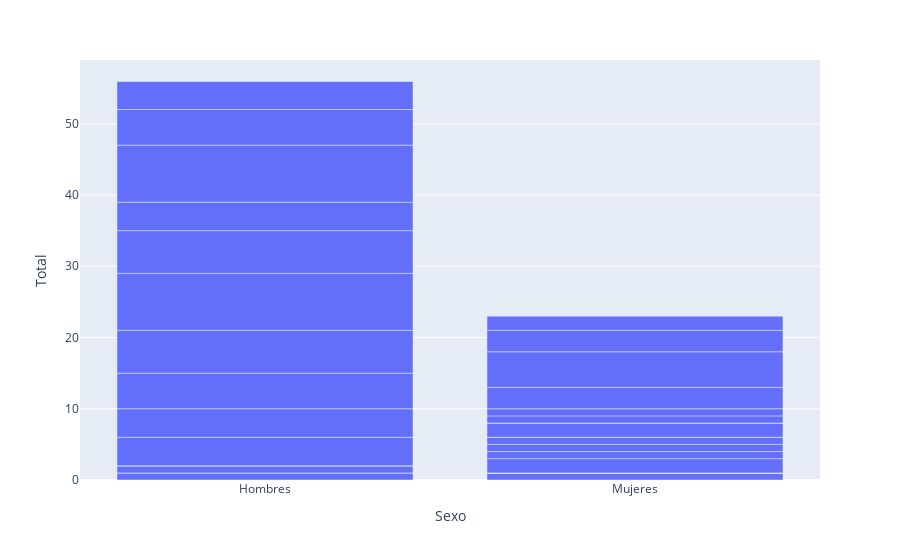

The cell this chart's notebook holds for it:
### Code cell
# muertes de hombres por causa 102 en 2018
deaths_102_2018 = deaths[((deaths['Sexo'] == 'Hombres') | (deaths['Sexo'] == 'Mujeres')) & (deaths['Periodo'] == 2018) & (deaths['cause_code'] == '102')]


# number of woman vs men died for cause 102 (Otras causas externas y sus efectos tardíos) in 2018
px.bar(data_frame=deaths_102_2018, x='Sexo', y='Total')

### Figure 1 — Plotly figure (JSON) as saved in the notebook; plotly's stock layout.template omitted (floating-point values rounded to 4 significant figures)
{"data": [{"alignmentgroup": "True", "hovertemplate": "Sexo=%{x}<br>Total=%{y}<extra></extra>", "legendgroup": "", "marker": {"color": "#636efa"}, "name": "", "offsetgroup": "", "orientation": "v", "showlegend": false, "textposition": "auto", "type": "bar", "x": ["Hombres", "Hombres", "Hombres", "Hombres", "Hombres", "Hombres", "Hombres", "Hombres", "Hombres", "Hombres", "Hombres", "Hombres", "Hombres", "Hombres", "Hombres", "Hombres", "Hombres", "Hombres", "Hombres", "Hombres", "Hombres", "Mujeres", "Mujeres", "Mujeres", "Mujeres", "Mujeres", "Mujeres", "Mujeres", "Mujeres", "Mujeres", "Mujeres", "Mujeres", "Mujeres", "Mujeres", "Mujeres", "Mujeres", "Mujeres", "Mujeres", "Mujeres", "Mujeres", "Mujeres", "Mujeres"], "xaxis": "x", "y": [0, 0, 0, 0, 1, 0, 1, 0, 0, 4, 4, 5, 6, 8, 6, 4, 8, 5, 4, 0, 0, 0, 0, 1, 0, 0, 0, 0, 0, 2, 1, 1, 1, 0, 2, 0, 1, 1, 3, 5, 3, 2], "yaxis": "y"}], "layout": {"autosize": true, "barmode": "relative", "legend": {"tracegroupgap": 0}, "margin": {"t": 60}, "xaxis": {"anchor": "y", "autorange": true, "domain": [0, 1], "range": [-0.5, 1.5], "title": {"text": "Sexo"}, "type": "category"}, "yaxis": {"anchor": "x", "autorange": true, "domain": [0, 1], "range": [0, 58.95], "title": {"text": "Total"}, "type": "linear"}}}
